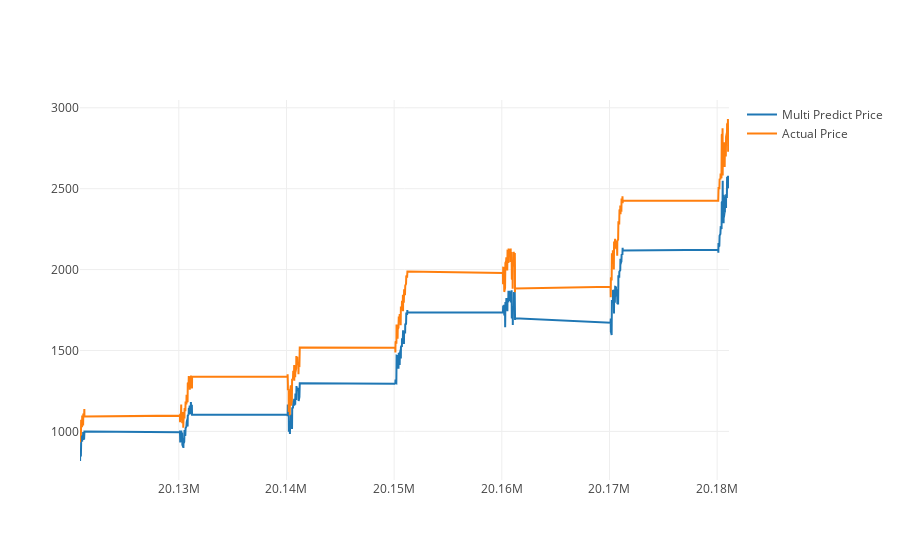

Notebook cell for this chart:
### Code cell
predictDates = data.tail(len(inv_y)).index
actual_chart = go.Scatter(x=predictDates, y=inv_y[:,0], name= 'Actual Price')
multi_predict_chart = go.Scatter(x=predictDates, y=inv_yhat[:,0], name= 'Multi Predict Price')
py.iplot([multi_predict_chart, actual_chart])

### Figure 1 — Plotly figure (JSON) as saved in the notebook; plotly's stock layout.template omitted (floating-point values rounded to 4 significant figures; data arrays with more than 128 entries replaced by an {"elided": "..."} marker saying what was removed)
{"data": [{"name": "Multi Predict Price", "type": "scatter", "uid": "4cf07e1f-a4ff-4425-a726-70f889ae3ee9", "x": {"elided": "1563 int values"}, "y": {"elided": "1563 float values"}}, {"name": "Actual Price", "type": "scatter", "uid": "087e1cdd-4464-44dd-b045-a842faf4bb5d", "x": {"elided": "1563 int values"}, "y": {"elided": "1563 float values"}}], "layout": {}}
